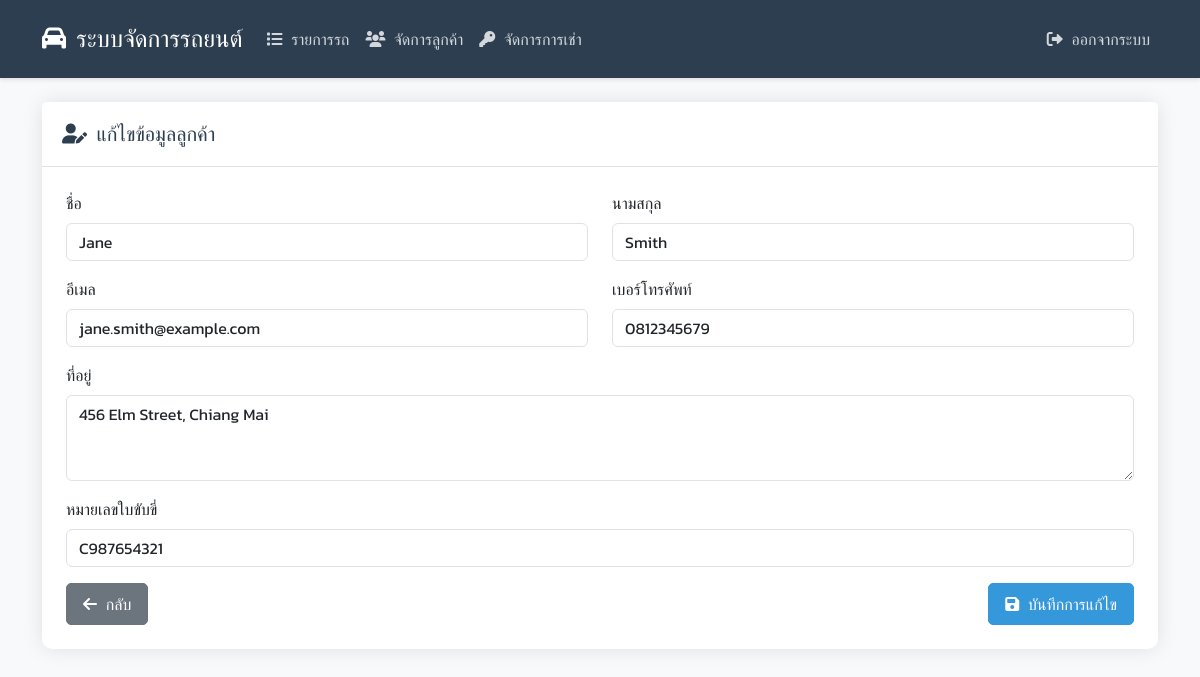
Page /edit_customer.php?id=2 (signed in) on the committed database.
### tables this page shows
CREATE TABLE `customers` (
  `customer_id` int(11) NOT NULL COMMENT 'รหัสลูกค้า (Primary Key)',
  `first_name` varchar(100) NOT NULL COMMENT 'ชื่อลูกค้า',
  `last_name` varchar(100) NOT NULL COMMENT 'นามสกุลลูกค้า',
  `phone_number` varchar(15) NOT NULL COMMENT 'เบอร์โทรศัพท์',
  `email` varchar(150) DEFAULT NULL COMMENT 'อีเมล',
  `address` text DEFAULT NULL COMMENT 'ที่อยู่',
  `driver_license_number` varchar(50) NOT NULL COMMENT 'หมายเลขใบขับขี่',
  `create_date` timestamp NOT NULL DEFAULT current_timestamp() COMMENT 'วันที่สร้างข้อมูล',
  `update_date` timestamp NOT NULL DEFAULT current_timestamp() ON UPDATE current_timestamp() COMMENT 'วันที่แก้ไขข้อมูลล่าสุด'
);

### api/customer.php (called while the page is built, shortened)
<?php
class Customer {
    private $conn;
    private $table_name = "customers";
    public function __construct($db) {
        $this->conn = $db;
    }
    public function readOne($id) {
        $query = "SELECT * FROM " . $this->table_name . " WHERE customer_id = :id";
        $stmt = $this->conn->prepare($query);
        $stmt->bindParam(":id", $id);
        $stmt->execute();
        return $stmt->fetch(PDO::FETCH_ASSOC);
    }
}
?>

### edit_customer.php (the view, shortened to what this page needs)
<?php
require_once 'api/customer.php';
$customer_id = $_GET['id'];
$database = new Database();
$db = $database->getConnection();
$customer = new Customer($db);
$customer_data = $customer->readOne($customer_id);
?>
<!DOCTYPE html>
<html lang="th">
<head>
    <link href="https://cdn.jsdelivr.net/npm/bootstrap@5.3.0/dist/css/bootstrap.min.css" rel="stylesheet">
    <link href="https://cdnjs.cloudflare.com/ajax/libs/font-awesome/6.0.0/css/all.min.css" rel="stylesheet">
    <link href="css/style.css" rel="stylesheet">
</head>
<body>
    <nav class="navbar navbar-expand-lg navbar-dark">
        <div class="container">
            <a class="navbar-brand" href="index.php">
                <i class="fas fa-car"></i> ระบบจัดการรถยนต์
            </a>
            <div class="collapse navbar-collapse" id="navbarNav">
                <ul class="navbar-nav me-auto">
                    <li class="nav-item">
                        <a class="nav-link" href="cars.php">
                            <i class="fas fa-list"></i> รายการรถ
                        </a>
                    </li>
                    <li class="nav-item">
                        <a class="nav-link active" href="customers.php">
                            <i class="fas fa-users"></i> จัดการลูกค้า
                        </a>
                    </li>
                    <li class="nav-item">
                        <a class="nav-link" href="rentals.php">
                            <i class="fas fa-key"></i> จัดการการเช่า
                        </a>
                    </li>
                </ul>
                <ul class="navbar-nav">
                    <li class="nav-item">
                        <a class="nav-link" href="logout.php">
                            <i class="fas fa-sign-out-alt"></i> ออกจากระบบ
                        </a>
                    </li>
                </ul>
            </div>
        </div>
    </nav>
    <div class="container mt-4">
        <div class="card">
            <div class="card-header">
                <h5 class="mb-0">
                    <i class="fas fa-user-edit"></i> แก้ไขข้อมูลลูกค้า
                </h5>
            </div>
            <div class="card-body">
                <form method="POST" class="needs-validation" novalidate>
                    <div class="row">
                        <div class="col-md-6 mb-3">
                            <label for="first_name" class="form-label">ชื่อ</label>
                            <input type="text" class="form-control" id="first_name" name="first_name"
                                value="<?php echo htmlspecialchars($customer_data['first_name']); ?>" required>
                        </div>
                        <div class="col-md-6 mb-3">
                            <label for="last_name" class="form-label">นามสกุล</label>
                            <input type="text" class="form-control" id="last_name" name="last_name"
                                value="<?php echo htmlspecialchars($customer_data['last_name']); ?>" required>
                        </div>
                    </div>
                    <div class="row">
                        <div class="col-md-6 mb-3">
                            <label for="email" class="form-label">อีเมล</label>
                            <input type="email" class="form-control" id="email" name="email"
                                value="<?php echo htmlspecialchars($customer_data['email']); ?>" required>
                        </div>
                        <div class="col-md-6 mb-3">
                            <label for="phone_number" class="form-label">เบอร์โทรศัพท์</label>
                            <input type="tel" class="form-control" id="phone_number" name="phone_number"
                                value="<?php echo htmlspecialchars($customer_data['phone_number']); ?>" required>
                        </div>
                    </div>
                    <div class="mb-3">
                        <label for="address" class="form-label">ที่อยู่</label>
                        <textarea class="form-control" id="address" name="address" rows="3" required><?php echo htmlspecialchars($customer_data['address']); ?></textarea>
                    </div>
                    <div class="mb-3">
                        <label for="driver_license_number" class="form-label">หมายเลขใบขับขี่</label>
                        <input type="text" class="form-control" id="driver_license_number" name="driver_license_number"
                            value="<?php echo htmlspecialchars($customer_data['driver_license_number']); ?>" required>
                    </div>
                    <div class="d-flex justify-content-between">
                        <a href="customers.php" class="btn btn-secondary">
                            <i class="fas fa-arrow-left"></i> กลับ
                        </a>
                        <button type="submit" class="btn btn-primary">
                            <i class="fas fa-save"></i> บันทึกการแก้ไข
                        </button>
                    </div>
                </form>
            </div>
        </div>
    </div>
</body>
</html>

### css/style.css (style rules this page uses)
:root { --primary-color: #2c3e50; --secondary-color: #3498db; --accent-color: #e74c3c; --text-color: #2c3e50; --light-gray: #f8f9fa; --border-color: #dee2e6; }
body { font-family: 'Kanit', sans-serif; background-color: var(--light-gray); color: var(--text-color); }
.navbar { background-color: var(--primary-color); padding: 1rem; box-shadow: 0 2px 4px rgba(0,0,0,0.1); }
.navbar-brand { color: white !important; font-size: 1.5rem; font-weight: 500; }
.nav-link { color: rgba(255,255,255,.8) !important; transition: color 0.3s ease; padding: 0.5rem 1rem; }
.nav-link i { margin-right: 5px; }
.card { border: none; border-radius: 10px; box-shadow: 0 0 20px rgba(0,0,0,0.1); margin-bottom: 20px; transition: transform 0.3s ease; }
.card-header { background-color: white; border-bottom: 1px solid var(--border-color); padding: 1.25rem; }
.card-header h5 { color: var(--primary-color); font-weight: 500; }
.card-body { padding: 1.5rem; }
.btn { padding: 0.5rem 1rem; border-radius: 5px; transition: all 0.3s ease; }
.btn-primary { background-color: var(--secondary-color); border-color: var(--secondary-color); }
.fas { margin-right: 5px; }

### rows in the picture
customers: first_name "Jane", last_name "Smith", email "jane.smith@example.com", phone_number "0812345679", address "456 Elm Street, Chiang Mai", driver_license_number "C987654321"
